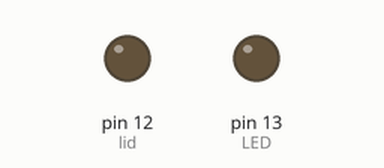
This sketch was run on a simulated Arduino Uno, built with avr-gcc and run on an emulated ATmega328P. On the bench: output pins drawn as LEDs (lit = HIGH).

Above: at 5.2 s.
At 11.0 s:
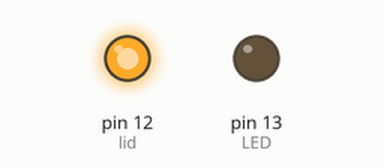
At 14.5 s:
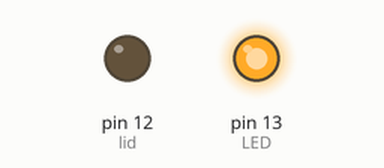
Timing chart, 0 to 29.3 s (numbered marks = the images above):
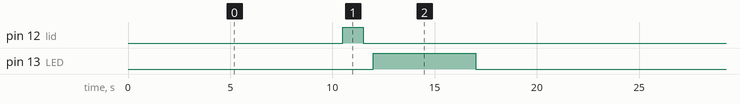

Measured:
- by itself, pin 12 (lid): alternates HIGH for 1.0 s and LOW for 21.5 s
- by itself, pin 13 (LED): alternates HIGH for 5.0 s and LOW for 17.5 s
- by itself, everything shown: repeats every 22.5 s, in 4 steps

The sketch:

glorious_bombul_jofo1.ino
```cpp
// C++ code
//
int LED =13;
int lid =12;
int lod =11;

void setup()
{
  pinMode(LED, OUTPUT);
  pinMode(lid, OUTPUT);
}

void loop()
{
  digitalWrite (LED, LOW);
  digitalWrite (lid, LOW);
  digitalWrite (lod, LOW);
  delay(5000);

  digitalWrite(lod, HIGH);
  delay(5000);
  digitalWrite(lod, LOW);
  delay(500);

   digitalWrite(lid, HIGH);
  delay(1000);
  digitalWrite(lid, LOW);
  delay(500);

 digitalWrite(LED, HIGH);
  delay(5000);
  digitalWrite(LED, LOW);
  delay(500);

  digitalWrite (LED, LOW);
  digitalWrite (lid, LOW);
  digitalWrite (lod, LOW);
  delay(5000);

}
```
